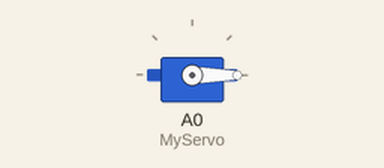
This sketch was run on a simulated Arduino Uno, built with avr-gcc and run on an emulated ATmega328P. Parts: servo.

Above: at 0.05 s.
At 1.15 s:
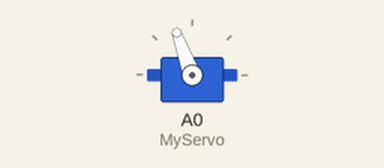
At 2.25 s:
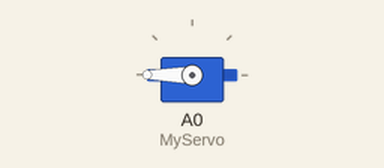
At 4.5 s:
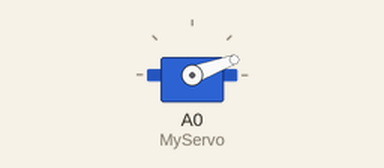
Timing chart, 0 to 6.1 s (numbered marks = the images above):
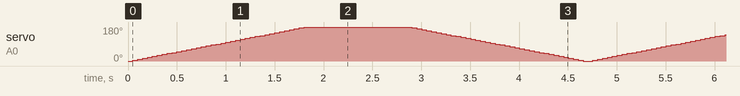

The sketch:

Servo_Code.ino
```cpp
#include <Servo.h> //Include the library for Servo

Servo MyServo; //The corresponding servo is connected to the entire code via this variable..

void setup() {
   MyServo.attach(A0); //Attach the servo on pin A0
}

void loop() {

  for(int i=0; i<=180; i=i+5) // goes from 0 degrees to 180 degrees in steps of 5 degrees
  {
   MyServo.write(i);
   delay(50);
  }
  delay(1000);
  for(int i=180; i>=0; i=i-5) // goes from 180 degrees to 0 degrees in steps of 5 degrees
  {
   MyServo.write(i);
   delay(50);
  }
 }
```
